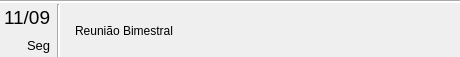
<?xml version="1.0" encoding="UTF-8"?>
<ui version="4.0">
 <class>Form</class>
 <widget class="QWidget" name="Form">
  <property name="geometry">
   <rect>
    <x>0</x>
    <y>0</y>
    <width>460</width>
    <height>57</height>
   </rect>
  </property>
  <property name="minimumSize">
   <size>
    <width>460</width>
    <height>57</height>
   </size>
  </property>
  <property name="maximumSize">
   <size>
    <width>460</width>
    <height>57</height>
   </size>
  </property>
  <property name="windowTitle">
   <string>Form</string>
  </property>
  <widget class="QWidget" name="template_agenda" native="true">
   <property name="geometry">
    <rect>
     <x>0</x>
     <y>0</y>
     <width>460</width>
     <height>57</height>
    </rect>
   </property>
   <property name="sizePolicy">
    <sizepolicy hsizetype="Expanding" vsizetype="Fixed">
     <horstretch>0</horstretch>
     <verstretch>0</verstretch>
    </sizepolicy>
   </property>
   <layout class="QVBoxLayout" name="verticalLayout_34">
    <property name="spacing">
     <number>1</number>
    </property>
    <property name="leftMargin">
     <number>0</number>
    </property>
    <property name="topMargin">
     <number>0</number>
    </property>
    <property name="rightMargin">
     <number>0</number>
    </property>
    <property name="bottomMargin">
     <number>0</number>
    </property>
    <item>
     <widget class="Line" name="line">
      <property name="styleSheet">
       <string notr="true">background-color: rgb(255, 255, 255);</string>
      </property>
      <property name="orientation">
       <enum>Qt::Horizontal</enum>
      </property>
     </widget>
    </item>
    <item>
     <widget class="QWidget" name="widget" native="true">
      <property name="sizePolicy">
       <sizepolicy hsizetype="Preferred" vsizetype="Expanding">
        <horstretch>0</horstretch>
        <verstretch>0</verstretch>
       </sizepolicy>
      </property>
      <property name="maximumSize">
       <size>
        <width>16777215</width>
        <height>56</height>
       </size>
      </property>
      <property name="styleSheet">
       <string notr="true">font: 63 18pt &quot;Inter 28pt SemiBold&quot;;
</string>
      </property>
      <layout class="QHBoxLayout" name="horizontalLayout_26">
       <property name="leftMargin">
        <number>0</number>
       </property>
       <property name="topMargin">
        <number>0</number>
       </property>
       <property name="rightMargin">
        <number>0</number>
       </property>
       <property name="bottomMargin">
        <number>0</number>
       </property>
       <item>
        <widget class="QWidget" name="widget_2" native="true">
         <layout class="QHBoxLayout" name="horizontalLayout_22">
          <property name="leftMargin">
           <number>0</number>
          </property>
          <property name="topMargin">
           <number>0</number>
          </property>
          <property name="rightMargin">
           <number>0</number>
          </property>
          <property name="bottomMargin">
           <number>0</number>
          </property>
          <item>
           <widget class="QWidget" name="widget_4" native="true">
            <property name="sizePolicy">
             <sizepolicy hsizetype="Fixed" vsizetype="Preferred">
              <horstretch>0</horstretch>
              <verstretch>0</verstretch>
             </sizepolicy>
            </property>
            <layout class="QVBoxLayout" name="verticalLayout_36">
             <property name="leftMargin">
              <number>4</number>
             </property>
             <property name="topMargin">
              <number>2</number>
             </property>
             <property name="rightMargin">
              <number>0</number>
             </property>
             <property name="bottomMargin">
              <number>0</number>
             </property>
             <item>
              <widget class="QLabel" name="lbl_data">
               <property name="sizePolicy">
                <sizepolicy hsizetype="Fixed" vsizetype="Fixed">
                 <horstretch>0</horstretch>
                 <verstretch>0</verstretch>
                </sizepolicy>
               </property>
               <property name="text">
                <string>&lt;html&gt;&lt;head/&gt;&lt;body&gt;&lt;p&gt;&lt;span style=&quot; font-size:14pt;&quot;&gt;11/09&lt;/span&gt;&lt;/p&gt;&lt;/body&gt;&lt;/html&gt;</string>
               </property>
              </widget>
             </item>
             <item alignment="Qt::AlignRight">
              <widget class="QLabel" name="lbl_dia_semanal">
               <property name="sizePolicy">
                <sizepolicy hsizetype="Fixed" vsizetype="Preferred">
                 <horstretch>0</horstretch>
                 <verstretch>0</verstretch>
                </sizepolicy>
               </property>
               <property name="text">
                <string>&lt;html&gt;&lt;head/&gt;&lt;body&gt;&lt;p&gt;&lt;span style=&quot; font-size:10pt;&quot;&gt;Seg&lt;/span&gt;&lt;/p&gt;&lt;/body&gt;&lt;/html&gt;</string>
               </property>
              </widget>
             </item>
            </layout>
           </widget>
          </item>
          <item>
           <widget class="Line" name="line_2">
            <property name="font">
             <font>
              <family>Inter 28pt SemiBold</family>
              <pointsize>18</pointsize>
              <weight>8</weight>
              <italic>false</italic>
              <bold>false</bold>
             </font>
            </property>
            <property name="styleSheet">
             <string notr="true">background-color: rgb(255, 255, 255);
</string>
            </property>
            <property name="lineWidth">
             <number>1</number>
            </property>
            <property name="midLineWidth">
             <number>0</number>
            </property>
            <property name="orientation">
             <enum>Qt::Vertical</enum>
            </property>
           </widget>
          </item>
          <item>
           <widget class="QWidget" name="widget_3" native="true">
            <property name="styleSheet">
             <string notr="true">font: 63 14pt &quot;Inter 28pt SemiBold&quot;;</string>
            </property>
            <layout class="QVBoxLayout" name="verticalLayout_37">
             <item>
              <widget class="QLabel" name="lbl_nome_compromisso">
               <property name="text">
                <string>Reunião Bimestral</string>
               </property>
              </widget>
             </item>
            </layout>
           </widget>
          </item>
         </layout>
        </widget>
       </item>
      </layout>
     </widget>
    </item>
   </layout>
  </widget>
 </widget>
 <resources/>
 <connections/>
</ui>
